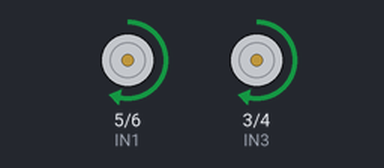
A sketch run on a simulated Arduino Uno, built with avr-gcc and run on an emulated ATmega328P. On the bench: motor-driver pin pairs drawn as motors (green arrow = first pin HIGH = forward, orange = second pin HIGH = backward, longer = more drive, scaled by the enable pin).

Above: at 0.5 s.
At 2.5 s:
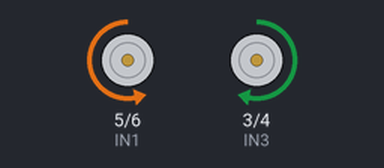
Timing chart, 0 to 5.2 s (numbered marks = the images above):
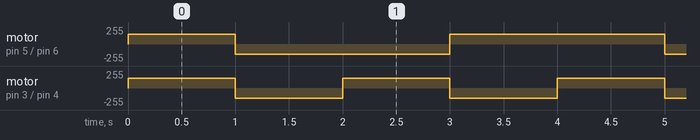

The sketch:

quad_motor_drive.ino
```cpp
// quad_motor_drive.ino
// 4개 모터를 좌/우 그룹으로 제어 (L298N Motor Driver)

int IN1 = 5;    // 왼쪽 방향1
int IN2 = 6;    // 왼쪽 방향2
int ENA = 9;    // 왼쪽 PWM

int IN3 = 3;    // 오른쪽 방향1
int IN4 = 4;    // 오른쪽 방향2
int ENB = 10;   // 오른쪽 PWM

void setup() {
  pinMode(IN1, OUTPUT);
  pinMode(IN2, OUTPUT);
  pinMode(ENA, OUTPUT);

  pinMode(IN3, OUTPUT);
  pinMode(IN4, OUTPUT);
  pinMode(ENB, OUTPUT);

  stopMotors();
}

void loop() {
  // 1) 1초 전진
  forward(150);    // 0~255
  delay(1000);

  // 2) 1초 후진
  backward(150);
  delay(1000);

  // 3) 1초 제자리 왼쪽 회전
  turnLeft(150);
  delay(1000);

  // 4) 1초 제자리 오른쪽 회전
  turnRight(150);
  delay(1000);
}

void forward(int speed) {
  // 왼쪽 모터 그룹
  digitalWrite(IN1, HIGH);
  digitalWrite(IN2, LOW);
  analogWrite(ENA, speed);

  // 오른쪽 모터 그룹
  digitalWrite(IN3, HIGH);
  digitalWrite(IN4, LOW);
  analogWrite(ENB, speed);
}

void backward(int speed) {
  digitalWrite(IN1, LOW);
  digitalWrite(IN2, HIGH);
  analogWrite(ENA, speed);

  digitalWrite(IN3, LOW);
  digitalWrite(IN4, HIGH);
  analogWrite(ENB, speed);
}

void turnLeft(int speed) {
  // 왼쪽 뒤 / 오른쪽 앞
  digitalWrite(IN1, LOW);
  digitalWrite(IN2, HIGH);
  analogWrite(ENA, speed);

  digitalWrite(IN3, HIGH);
  digitalWrite(IN4, LOW);
  analogWrite(ENB, speed);
}

void turnRight(int speed) {
  digitalWrite(IN1, HIGH);
  digitalWrite(IN2, LOW);
  analogWrite(ENA, speed);

  digitalWrite(IN3, LOW);
  digitalWrite(IN4, HIGH);
  analogWrite(ENB, speed);
}

void stopMotors() {
  digitalWrite(IN1, LOW);
  digitalWrite(IN2, LOW);
  analogWrite(ENA, 0);

  digitalWrite(IN3, LOW);
  digitalWrite(IN4, LOW);
  analogWrite(ENB, 0);
}
```

Measured:
- by itself, motor on pin 5 (IN1) / pin 6 (IN2): repeats every 4.0 s: backward 150/255 2.0 s, forward 150/255 2.0 s
- by itself, motor on pin 3 (IN3) / pin 4 (IN4): alternates forward 150/255 for 1.0 s and backward 150/255 for 1.0 s
